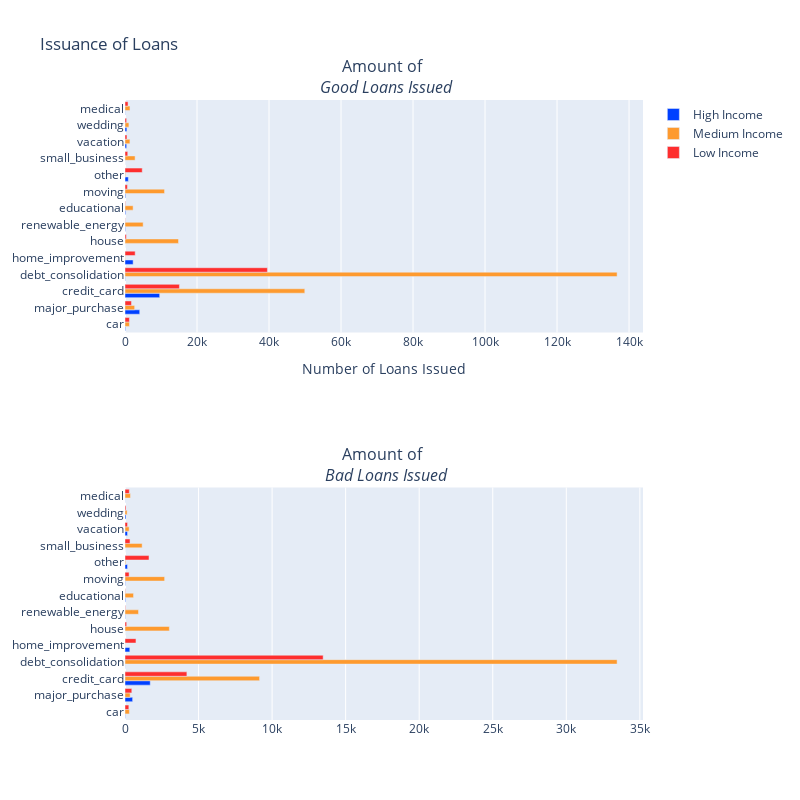

Notebook code cell kept with this figure:
### Code cell
# Labels
purpose_labels = final_df['purpose'].unique()

# Amount of Good and Bad Loans per Purpose (fill by income category)
# Good Loans
good_high_cnt = final_df['good_loans_count'].loc[final_df['income_category'] == "high"].values.tolist()
good_med_cnt = final_df['good_loans_count'].loc[final_df['income_category'] == "medium"].values.tolist()
good_low_cnt = final_df['good_loans_count'].loc[final_df['income_category'] == "low"].values.tolist()

# Bad Loans
bad_high_cnt = final_df['bad_loans_count'].loc[final_df['income_category'] == "high"].values.tolist()
bad_med_cnt = final_df['bad_loans_count'].loc[final_df['income_category'] == "medium"].values.tolist()
bad_low_cnt = final_df['bad_loans_count'].loc[final_df['income_category'] == "low"].values.tolist()


# Good Loans
trace0 = go.Bar(
    y=purpose_labels,
    x=good_high_cnt,
    legendgroup='a',
    name='High Income',
    orientation='h', 
    marker=dict(
        color='#0040FF'
    )
)
trace1 = go.Bar(
    x=good_med_cnt,
    y=purpose_labels,
    legendgroup='a',
    name='Medium Income',
    orientation='h',
    marker=dict(
        color='#FE9A2E',
    )
)

trace2 = go.Bar(
    x=good_low_cnt,
    y=purpose_labels,
    legendgroup='a',
    name='Low Income',
    orientation='h',
    marker=dict(
        color='#FE2E2E',
    )
)

# Bad Loans issued by Income Category
trace3 = go.Bar(
    y=purpose_labels,
    x=bad_high_cnt,
    legendgroup='b',
    showlegend=False,
    name='High Income',
    orientation='h', 
    marker=dict(
        color='#0040FF'
    )
)
trace4 = go.Bar(
    x=bad_med_cnt,
    y=purpose_labels,
    legendgroup='b',
    showlegend=False,
    name='Medium Income',
    orientation='h',
    marker=dict(
        color='#FE9A2E',
    )
)

trace5 = go.Bar(
    x=bad_low_cnt,
    y=purpose_labels,
    legendgroup='b',
    showlegend=False,
    name='Low Income',
    orientation='h',
    marker=dict(
        color='#FE2E2E',
    )
)



fig = tools.make_subplots(rows=2, cols=1, print_grid=False,
                         subplot_titles=("Amount of <br> <i>Good Loans Issued</i>",
                                        "Amount of <br> <i>Bad Loans Issued</i>")
                         )

# First Subplot
fig.append_trace(trace0, 1, 1)
fig.append_trace(trace1, 1, 1)
fig.append_trace(trace2, 1, 1)

# Second Subplot
fig.append_trace(trace3, 2, 1)
fig.append_trace(trace4, 2, 1)
fig.append_trace(trace5, 2, 1)

fig['layout'].update(height=800, width=800, title='Issuance of Loans', showlegend=True, xaxis=dict(title="Number of Loans Issued"))
iplot(fig, filename='angled-text-bar')

### Figure 1 — Plotly figure (JSON) as saved in the notebook; plotly's stock layout.template omitted (floating-point values rounded to 4 significant figures)
{"data": [{"legendgroup": "a", "marker": {"color": "#0040FF"}, "name": "High Income", "orientation": "h", "x": [160, 4089, 9633, 81, 2261, 7, 133, 193, 176, 922, 16, 460, 513, 61], "xaxis": "x", "y": ["car", "major_purchase", "credit_card", "debt_consolidation", "home_improvement", "house", "renewable_energy", "educational", "moving", "other", "small_business", "vacation", "wedding", "medical"], "yaxis": "y", "type": "bar"}, {"legendgroup": "a", "marker": {"color": "#FE9A2E"}, "name": "Medium Income", "orientation": "h", "x": [1231, 2680, 49938, 136682, 93, 14857, 5038, 2249, 10982, 161, 2802, 1362, 1087, 1384], "xaxis": "x", "y": ["car", "major_purchase", "credit_card", "debt_consolidation", "home_improvement", "house", "renewable_energy", "educational", "moving", "other", "small_business", "vacation", "wedding", "medical"], "yaxis": "y", "type": "bar"}, {"legendgroup": "a", "marker": {"color": "#FE2E2E"}, "name": "Low Income", "orientation": "h", "x": [1224, 1791, 15118, 39552, 2825, 360, 75, 115, 667, 4786, 760, 545, 445, 843], "xaxis": "x", "y": ["car", "major_purchase", "credit_card", "debt_consolidation", "home_improvement", "house", "renewable_energy", "educational", "moving", "other", "small_business", "vacation", "wedding", "medical"], "yaxis": "y", "type": "bar"}, {"legendgroup": "b", "marker": {"color": "#0040FF"}, "name": "High Income", "orientation": "h", "showlegend": false, "x": [22, 519, 1716, 10, 326, 2, 21, 40, 24, 169, 1, 171, 68, 9], "xaxis": "x2", "y": ["car", "major_purchase", "credit_card", "debt_consolidation", "home_improvement", "house", "renewable_energy", "educational", "moving", "other", "small_business", "vacation", "wedding", "medical"], "yaxis": "y2", "type": "bar"}, {"legendgroup": "b", "marker": {"color": "#FE9A2E"}, "name": "Medium Income", "orientation": "h", "showlegend": false, "x": [297, 350, 9148, 33453, 14, 3015, 917, 579, 2695, 47, 1166, 281, 144, 371], "xaxis": "x2", "y": ["car", "major_purchase", "credit_card", "debt_consolidation", "home_improvement", "house", "renewable_energy", "educational", "moving", "other", "small_business", "vacation", "wedding", "medical"], "yaxis": "y2", "type": "bar"}, {"legendgroup": "b", "marker": {"color": "#FE2E2E"}, "name": "Low Income", "orientation": "h", "showlegend": false, "x": [261, 463, 4207, 13471, 746, 113, 29, 26, 278, 1631, 342, 173, 66, 292], "xaxis": "x2", "y": ["car", "major_purchase", "credit_card", "debt_consolidation", "home_improvement", "house", "renewable_energy", "educational", "moving", "other", "small_business", "vacation", "wedding", "medical"], "yaxis": "y2", "type": "bar"}], "layout": {"annotations": [{"font": {"size": 16}, "showarrow": false, "text": "Amount of <br> <i>Good Loans Issued</i>", "x": 0.5, "xanchor": "center", "xref": "paper", "y": 1, "yanchor": "bottom", "yref": "paper"}, {"font": {"size": 16}, "showarrow": false, "text": "Amount of <br> <i>Bad Loans Issued</i>", "x": 0.5, "xanchor": "center", "xref": "paper", "y": 0.375, "yanchor": "bottom", "yref": "paper"}], "height": 800, "showlegend": true, "title": {"text": "Issuance of Loans"}, "width": 800, "xaxis": {"anchor": "y", "domain": [0, 1], "title": {"text": "Number of Loans Issued"}, "type": "linear", "range": [0, 143900.0], "autorange": true}, "yaxis": {"anchor": "x", "domain": [0.625, 1], "type": "category", "range": [-0.5, 13.5], "autorange": true}, "xaxis2": {"anchor": "y2", "domain": [0, 1], "type": "linear", "range": [0, 35210.0], "autorange": true}, "yaxis2": {"anchor": "x2", "domain": [0, 0.375], "type": "category", "range": [-0.5, 13.5], "autorange": true}}}
